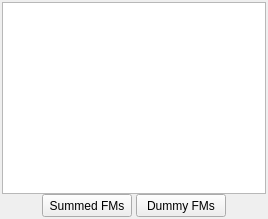
                <widget class="QWidget" name="tabFMs">
                 <attribute name="title">
                  <string>Flow Monitors</string>
                 </attribute>
                 <layout class="QHBoxLayout" name="horizontalLayout" stretch="0">
                  <property name="spacing">
                   <number>2</number>
                  </property>
                  <property name="leftMargin">
                   <number>2</number>
                  </property>
                  <property name="topMargin">
                   <number>2</number>
                  </property>
                  <property name="rightMargin">
                   <number>2</number>
                  </property>
                  <property name="bottomMargin">
                   <number>2</number>
                  </property>
                  <item>
                   <layout class="QVBoxLayout" name="verticalLayout">
                    <property name="spacing">
                     <number>0</number>
                    </property>
                    <property name="leftMargin">
                     <number>0</number>
                    </property>
                    <property name="topMargin">
                     <number>0</number>
                    </property>
                    <property name="rightMargin">
                     <number>0</number>
                    </property>
                    <property name="bottomMargin">
                     <number>0</number>
                    </property>
                    <item>
                     <widget class="QListWidget" name="lst_FlowMonitors">
                      <property name="sizePolicy">
                       <sizepolicy hsizetype="Expanding" vsizetype="Expanding">
                        <horstretch>0</horstretch>
                        <verstretch>0</verstretch>
                       </sizepolicy>
                      </property>
                      <property name="minimumSize">
                       <size>
                        <width>130</width>
                        <height>0</height>
                       </size>
                      </property>
                      <property name="maximumSize">
                       <size>
                        <width>16777215</width>
                        <height>16777215</height>
                       </size>
                      </property>
                      <property name="dragEnabled">
                       <bool>true</bool>
                      </property>
                      <property name="selectionMode">
                       <enum>QAbstractItemView::ExtendedSelection</enum>
                      </property>
                     </widget>
                    </item>
                    <item>
                     <widget class="QTreeWidget" name="trwSummedFMs">
                      <property name="sizePolicy">
                       <sizepolicy hsizetype="Expanding" vsizetype="Expanding">
                        <horstretch>0</horstretch>
                        <verstretch>0</verstretch>
                       </sizepolicy>
                      </property>
                      <property name="minimumSize">
                       <size>
                        <width>120</width>
                        <height>0</height>
                       </size>
                      </property>
                      <property name="maximumSize">
                       <size>
                        <width>16777215</width>
                        <height>0</height>
                       </size>
                      </property>
                      <property name="contextMenuPolicy">
                       <enum>Qt::CustomContextMenu</enum>
                      </property>
                      <property name="acceptDrops">
                       <bool>true</bool>
                      </property>
                      <property name="dragDropMode">
                       <enum>QAbstractItemView::DragDrop</enum>
                      </property>
                      <property name="defaultDropAction">
                       <enum>Qt::IgnoreAction</enum>
                      </property>
                      <property name="headerHidden">
                       <bool>false</bool>
                      </property>
                      <attribute name="headerCascadingSectionResizes">
                       <bool>false</bool>
                      </attribute>
                      <column>
                       <property name="text">
                        <string>Summed FMs:</string>
                       </property>
                       <property name="font">
                        <font>
                         <family>MS Shell Dlg 2</family>
                         <pointsize>8</pointsize>
                         <weight>75</weight>
                         <bold>true</bold>
                        </font>
                       </property>
                      </column>
                     </widget>
                    </item>
                    <item>
                     <widget class="QTreeWidget" name="trwDummyFMs">
                      <property name="sizePolicy">
                       <sizepolicy hsizetype="Expanding" vsizetype="Expanding">
                        <horstretch>0</horstretch>
                        <verstretch>0</verstretch>
                       </sizepolicy>
                      </property>
                      <property name="minimumSize">
                       <size>
                        <width>120</width>
                        <height>0</height>
                       </size>
                      </property>
                      <property name="maximumSize">
                       <size>
                        <width>16777215</width>
                        <height>0</height>
                       </size>
                      </property>
                      <property name="contextMenuPolicy">
                       <enum>Qt::CustomContextMenu</enum>
                      </property>
                      <property name="dragDropMode">
                       <enum>QAbstractItemView::DragOnly</enum>
                      </property>
                      <column>
                       <property name="text">
                        <string>ICM Trace Locations</string>
                       </property>
                       <property name="font">
                        <font>
                         <family>MS Shell Dlg 2</family>
                         <pointsize>8</pointsize>
                         <weight>75</weight>
                         <bold>true</bold>
                        </font>
                       </property>
                      </column>
                      <item>
                       <property name="text">
                        <string>Dummy FMs</string>
                       </property>
                       <property name="font">
                        <font>
                         <family>MS Shell Dlg 2</family>
                         <pointsize>8</pointsize>
                         <weight>75</weight>
                         <bold>true</bold>
                        </font>
                       </property>
                      </item>
                     </widget>
                    </item>
                    <item>
                     <layout class="QHBoxLayout" name="horizontalLayout_7">
                      <property name="spacing">
                       <number>4</number>
                      </property>
                      <property name="leftMargin">
                       <number>0</number>
                      </property>
                      <property name="topMargin">
                       <number>0</number>
                      </property>
                      <item>
                       <spacer name="horizontalSpacer_3">
                        <property name="orientation">
                         <enum>Qt::Horizontal</enum>
                        </property>
                        <property name="sizeHint" stdset="0">
                         <size>
                          <width>40</width>
                          <height>20</height>
                         </size>
                        </property>
                       </spacer>
                      </item>
                      <item>
                       <widget class="QPushButton" name="btnSumPlots">
                        <property name="sizePolicy">
                         <sizepolicy hsizetype="Expanding" vsizetype="Fixed">
                          <horstretch>0</horstretch>
                          <verstretch>0</verstretch>
                         </sizepolicy>
                        </property>
                        <property name="minimumSize">
                         <size>
                          <width>90</width>
                          <height>23</height>
                         </size>
                        </property>
                        <property name="maximumSize">
                         <size>
                          <width>16777215</width>
                          <height>23</height>
                         </size>
                        </property>
                        <property name="text">
                         <string>Summed FMs</string>
                        </property>
                        <property name="checkable">
                         <bool>true</bool>
                        </property>
                       </widget>
                      </item>
                      <item>
                       <widget class="QPushButton" name="btnDummyFMs">
                        <property name="sizePolicy">
                         <sizepolicy hsizetype="Fixed" vsizetype="Fixed">
                          <horstretch>0</horstretch>
                          <verstretch>0</verstretch>
                         </sizepolicy>
                        </property>
                        <property name="minimumSize">
                         <size>
                          <width>90</width>
                          <height>23</height>
                         </size>
                        </property>
                        <property name="maximumSize">
                         <size>
                          <width>16777215</width>
                          <height>16777215</height>
                         </size>
                        </property>
                        <property name="text">
                         <string>Dummy FMs</string>
                        </property>
                        <property name="checkable">
                         <bool>true</bool>
                        </property>
                       </widget>
                      </item>
                      <item>
                       <spacer name="horizontalSpacer_4">
                        <property name="orientation">
                         <enum>Qt::Horizontal</enum>
                        </property>
                        <property name="sizeHint" stdset="0">
                         <size>
                          <width>40</width>
                          <height>20</height>
                         </size>
                        </property>
                       </spacer>
                      </item>
                     </layout>
                    </item>
                   </layout>
                  </item>
                 </layout>
                </widget>
